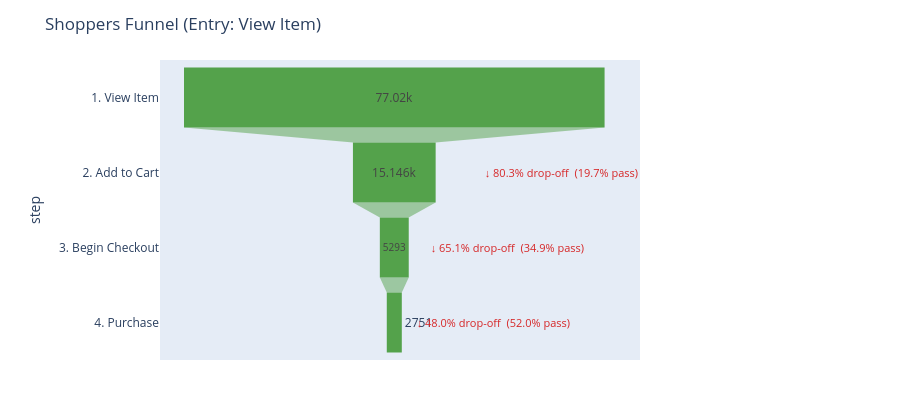

Notebook code cell kept with this figure:
### Code cell
# ── Section 7b: Shoppers funnel metrics + comparison ──────────────────────
shopper_labels = ["1. View Item", "2. Add to Cart", "3. Begin Checkout", "4. Purchase"]
shopper_cols   = ["step1_view_item","step2_add_to_cart","step3_begin_checkout","step4_purchase"]

shoppers_df = pd.DataFrame({
    "step":     shopper_labels,
    "sessions": [int(shoppers_raw[c].iloc[0]) for c in shopper_cols],
})
shoppers_df["step_cvr"]    = (shoppers_df["sessions"] / shoppers_df["sessions"].shift(1) * 100).round(1)
shoppers_df["overall_cvr"] = (shoppers_df["sessions"] / shoppers_df["sessions"].iloc[0] * 100).round(1)
shoppers_df["drop_off"]    = (100 - shoppers_df["step_cvr"]).round(1)

print("Shoppers funnel conversion rates:")
display(shoppers_df)

fig_shop = px.funnel(
    shoppers_df, x="sessions", y="step",
    title="Shoppers Funnel (Entry: View Item)",
    color_discrete_sequence=["#54A24B"],
)
for i, row in shoppers_df.iterrows():
    if i == 0:
        continue
    fig_shop.add_annotation(
        x=row["sessions"], y=row["step"],
        text=f"  ↓ {row['drop_off']}% drop-off  ({row['step_cvr']}% pass)",
        showarrow=False, xanchor="left",
        font=dict(size=11, color="#d62728"),
    )
fig_shop.update_layout(height=400, margin=dict(l=160, r=260, t=60, b=40))
fig_shop.show()

# Compare add-to-cart from session start vs from product viewers (diagnostic split).
full_cart_rate    = funnel_df.loc[funnel_df["step"]=="3. Add to Cart", "overall_cvr"].values[0]
shopper_cart_rate = shoppers_df.loc[shoppers_df["step"]=="2. Add to Cart", "step_cvr"].values[0]
print(f"
Add-to-cart rate from session start:  {full_cart_rate:.1f}%")
print(f"Add-to-cart rate from view_item:       {shopper_cart_rate:.1f}%")
print(f"
If these are similar → the PDP is the bottleneck.")
print(f"If the shoppers rate is much higher → the problem is getting users to products.")

### Figure 1 — Plotly figure (JSON) as saved in the notebook; plotly's stock layout.template omitted (floating-point values rounded to 4 significant figures)
{"data": [{"hovertemplate": "sessions=%{x}<br>step=%{y}<extra></extra>", "legendgroup": "", "marker": {"color": "#54A24B"}, "name": "", "orientation": "h", "showlegend": false, "type": "funnel", "x": [77020, 15146, 5293, 2751], "xaxis": "x", "y": ["1. View Item", "2. Add to Cart", "3. Begin Checkout", "4. Purchase"], "yaxis": "y"}], "layout": {"annotations": [{"font": {"color": "#d62728", "size": 11}, "showarrow": false, "text": "  ↓ 80.3% drop-off  (19.7% pass)", "x": 15146, "xanchor": "left", "y": "2. Add to Cart"}, {"font": {"color": "#d62728", "size": 11}, "showarrow": false, "text": "  ↓ 65.1% drop-off  (34.9% pass)", "x": 5293, "xanchor": "left", "y": "3. Begin Checkout"}, {"font": {"color": "#d62728", "size": 11}, "showarrow": false, "text": "  ↓ 48.0% drop-off  (52.0% pass)", "x": 2751, "xanchor": "left", "y": "4. Purchase"}], "height": 400, "legend": {"tracegroupgap": 0}, "margin": {"b": 40, "l": 160, "r": 260, "t": 60}, "title": {"text": "Shoppers Funnel (Entry: View Item)"}, "xaxis": {"anchor": "y", "domain": [0, 1], "title": {"text": "sessions"}}, "yaxis": {"anchor": "x", "domain": [0, 1], "title": {"text": "step"}}}}
